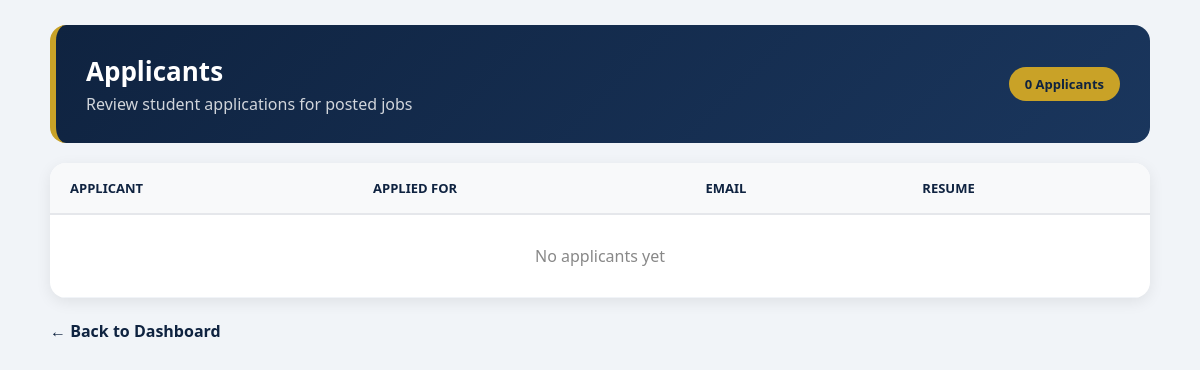
Before: /home/applicants/ with the older database file.
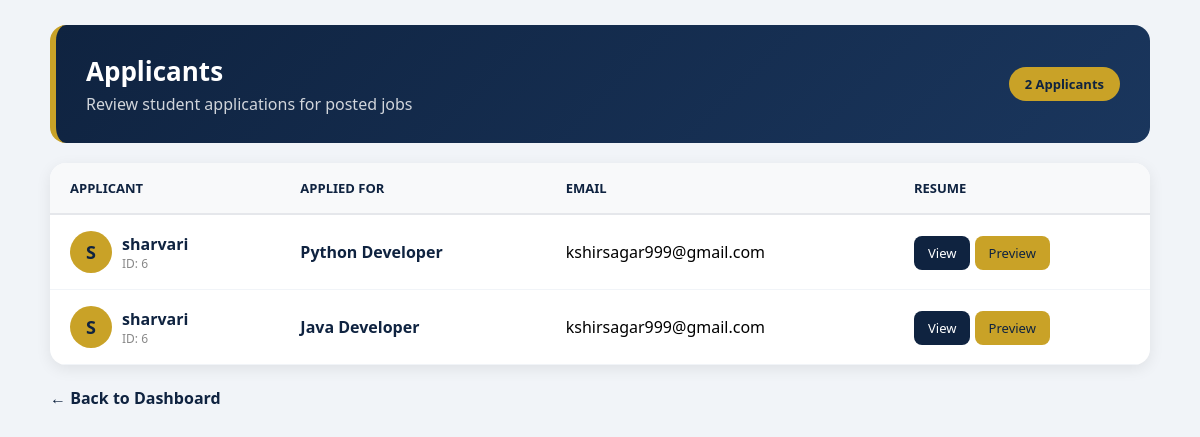
After: the same page with the newer database file.
### placement_portal/models.py (models this page shows, shortened)
class Application(models.Model):
    STATUS_CHOICES = (
        ('applied', 'Applied'),
        ('shortlisted', 'Shortlisted'),
        ('selected', 'Selected'),
        ('rejected', 'Rejected'),
    )
    job = models.ForeignKey(Job, on_delete=models.CASCADE)
    student = models.ForeignKey(CustomUser, on_delete=models.CASCADE)
    status = models.CharField(max_length=20, choices=STATUS_CHOICES, default='applied')
    applied_at = models.DateTimeField(auto_now_add=True)
    full_name = models.CharField(max_length=100, default='')
    email = models.EmailField(default='')
    phone = models.CharField(max_length=15, default='')
    cover_letter = models.TextField(default='')
    resume = models.FileField(upload_to='resumes/', blank=True, null=True)

class Job(models.Model):
    title = models.CharField(max_length=100)
    company = models.CharField(max_length=100)
    description = models.TextField()
    package = models.CharField(max_length=20)
    location = models.CharField(max_length=100)
    deadline = models.DateField()
    posted_by = models.ForeignKey(CustomUser, on_delete=models.CASCADE)
    created_at = models.DateTimeField(auto_now_add=True)

### accounts/models.py (models this page shows, shortened)
class CustomUser(AbstractUser):
    ROLE_CHOICES = [
        ('student', 'Student'),
        ('tpo', 'TPO'),
        ('company', 'Company'),
    ]
    role = models.CharField(max_length=20, choices=ROLE_CHOICES, default='student')
    phone = models.CharField(max_length=15, blank=True, null=True)

### placement_portal/views.py (the view)
# urls.py: path('applicants/', views.view_applicants, name='view_applicants'),
def view_applicants(request, job_id=None):
    if job_id:
        applications = Application.objects.filter(job_id=job_id)
    else:
        applications = Application.objects.all()
    return render(request, 'placement_portal/view_applicants.html', {'applications': applications})

### config/templates/placement_portal/view_applicants.html (shortened to what this page needs)
<!DOCTYPE html>
<html><head><title>Applicants</title>
</head><body>
<div class="container">
<div class="header"><div><h1>Applicants</h1><p>Review student applications for posted jobs</p></div><span class="badge">{{ applications|length }} Applicants</span></div>
<div class="card"><table><tr><th>APPLICANT</th><th>APPLIED FOR</th><th>EMAIL</th><th>RESUME</th></tr>
{% for app in applications %}
<tr><td><div style="display:flex;gap:10px;align-items:center"><div class="avatar">{{ app.student.username|first|upper }}</div><div><div class="name">{{ app.student.username }}</div><div class="id">ID: {{ app.student.id }}</div></div></div></td>
<td class="name">{{ app.job.title }}</td>
<td>{{ app.student.email }}</td>
<td><a class="btn-view" href="#">View</a> <a class="btn-preview" href="#">Preview</a></td></tr>
{% empty %}
<tr><td colspan="4" style="text-align:center;padding:30px;color:#888">No applicants yet</td></tr>
{% endfor %}
</table></div>
<br><a class="back" href="/accounts/dashboard/">← Back to Dashboard</a>
</div></body></html>

### config/templates/placement_portal/view_applicants.html (style rules this page uses)
* { margin:0;padding:0;box-sizing:border-box;font-family:'Segoe UI',Arial }
body { background:#F1F4F8;padding:25px }
.container { max-width:1100px;margin:auto }
.header { background:linear-gradient(135deg,#0F2340,#1A365D);color:white;padding:28px 30px;border-radius:16px;display:flex;justify-content:space-between;align-items:center;border-left:6px solid #C9A227;margin-bottom:20px }
.header h1 { font-size:26px }
.header p { color:#D1D5DB;margin-top:4px }
.badge { background:#C9A227;color:#0F2340;padding:8px 16px;border-radius:20px;font-weight:bold;font-size:13px }
.card { background:white;border-radius:16px;box-shadow:0 4px 15px rgba(0,0,0,0.08);overflow:hidden }
table { width:100%;border-collapse:collapse }
th { text-align:left;padding:16px 20px;color:#0F2340;font-size:13px;border-bottom:2px solid #E5E7EB;background:#F8F9FA }
td { padding:16px 20px;border-bottom:1px solid #F1F4F8 }
.avatar { width:42px;height:42px;background:#C9A227;color:#0F2340;font-weight:bold;border-radius:50%;display:flex;align-items:center;justify-content:center;font-size:18px }
.name { font-weight:700;color:#0F2340 }
.id { font-size:12px;color:#888 }
.btn-view { background:#0F2340;color:white;padding:8px 14px;border-radius:8px;text-decoration:none;font-size:13px }
.btn-preview { background:#C9A227;color:#0F2340;padding:8px 14px;border-radius:8px;text-decoration:none;font-size:13px }
.back { color:#0F2340;text-decoration:none;font-weight:700 }

Changed rows visible on the page:
added Application: student.username|first "S", student.username "sharvari", student.id "6", job "Python Developer", student.email "kshirsagar999@gmail.com"
added Application: student.username|first "S", student.username "sharvari", student.id "6", job "Java Developer", student.email "kshirsagar999@gmail.com"
Other visible differences:
{{ applications|length }}: "0" → "2"
text no longer shown: "No applicants yet"
